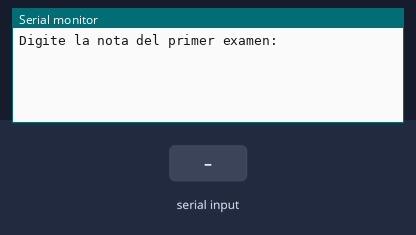
This program was run on a simulated ESP32. On the bench: the last lines printed to the serial monitor. The inputs (shaded band) are chosen by the test bench.

Above: at 1.2 s.
1.3 s: "90,45,200\n" received over Serial
At 2.63 s:
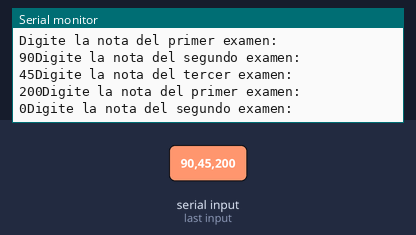
2.8 s: "30,150,10\n" received over Serial
At 5.2 s:
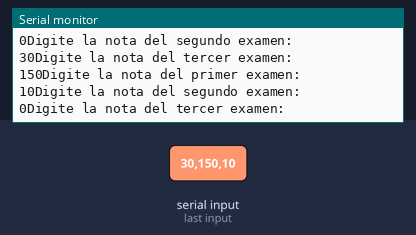

Measured:
- after the input at 1.3 s, the serial monitor: prints a new line at once (image 1)
- after the input at 2.8 s, the serial monitor: prints a new line at once (image 2)

The program:

main.cpp
```cpp
/*14. En una clase de 5 alumnos se han realizado tres exámenes y se requiere
determinar el número de:
	a) Alumnos que aprobaron todos los exámenes.
	b) Alumnos que aprobaron al menos un examen.
	c) Alumnos que aprobaron únicamente el último examen.

Realice un programa que permita la lectura de los datos y el cálculo de las
estadísticas.


#include<iostream>

using namespace std;

int main(){
	int examen1,examen2,examen3;
	int aprobaron_todos_examenes=0,aprobaron_almenos_uno=0,aprobaron_ultimo=0;

	for(int i=1;i<=5;i++){
		cout<<i<<". Digite la nota del primer examen: "; cin>>examen1;
		cout<<i<<". Digite la nota del segundo examen: "; cin>>examen2;
		cout<<i<<". Digite la nota del tercer examen: "; cin>>examen3;
		cout<<"\n";

		//examinando la opcion a
		if((examen1>10.5)&&(examen2>10.5)&&(examen3>10.5)){
			aprobaron_todos_examenes++;
		}

		//examinando la opcion b
		if((examen1>10.5)||(examen2>10.5)||(examen3>10.5)){
			aprobaron_almenos_uno++;
		}

		//examinando la opcion c
		if((examen1<10.5)&&(examen2<10.5)&&(examen3>10.5)){
			aprobaron_ultimo++;
		}
	}

	cout<<"\na) Aprobaron todos los examenes: "<<aprobaron_todos_examenes;
	cout<<"\nb) Aprobaron almenos un examen: "<<aprobaron_almenos_uno;
	cout<<"\nc) Aprobaron unicamente el ultimo examen: "<<aprobaron_ultimo;


	return 0;
}

*/

#include <Arduino.h>

	int examen1,examen2,examen3;
	int aprobaron_todos_examenes=0,aprobaron_almenos_uno=0,aprobaron_ultimo=0;

void setup()
{
  	Serial.begin(9600);
}

void loop()
{

	for(int i=1;i<=5;i++){

	Serial.println("Digite la nota del primer examen:  "); while(!Serial.available()){} examen1 = Serial.parseInt();
   	Serial.print(String(examen1));
	Serial.println("Digite la nota del segundo examen: "); while(!Serial.available()){} examen2 = Serial.parseInt();
	Serial.print(String(examen2));
	Serial.println("Digite la nota del tercer examen: "); while(!Serial.available()){} examen3 = Serial.parseInt();
	Serial.print(String(examen3));

	//examinando la opcion a
		if((examen1>10.5)&&(examen2>10.5)&&(examen3>10.5)){
			aprobaron_todos_examenes++;
		}

		//examinando la opcion b
		if((examen1>10.5)||(examen2>10.5)||(examen3>10.5)){
			aprobaron_almenos_uno++;
		}

		//examinando la opcion c
		if((examen1<10.5)&&(examen2<10.5)&&(examen3>10.5)){
			aprobaron_ultimo++;
		}
	}

  	Serial.println("Aprobaron todos los examenes: " + String(aprobaron_todos_examenes));
	Serial.println("Aprobaron almenos un examen: " + String(aprobaron_almenos_uno));
	Serial.println("Aprobaron unicamente el ultimo examen: " + String(aprobaron_ultimo));
}
```
